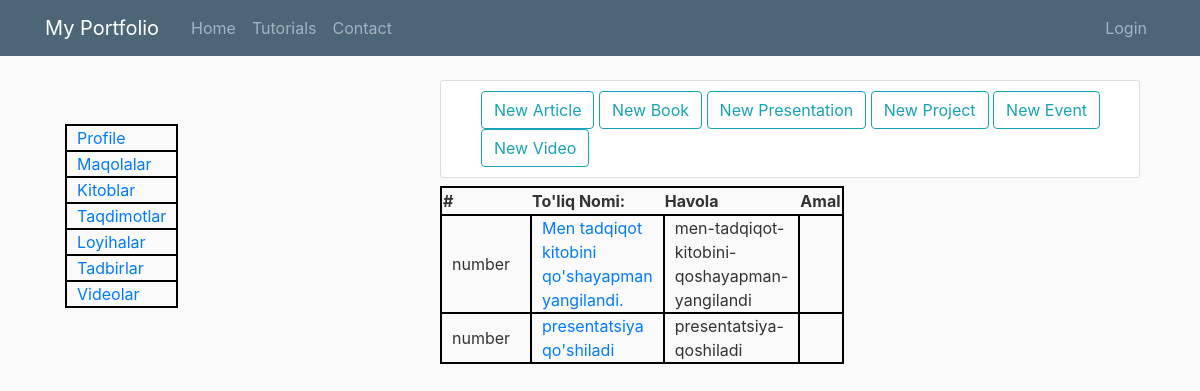
The page /presentations/ on the database as committed earlier.
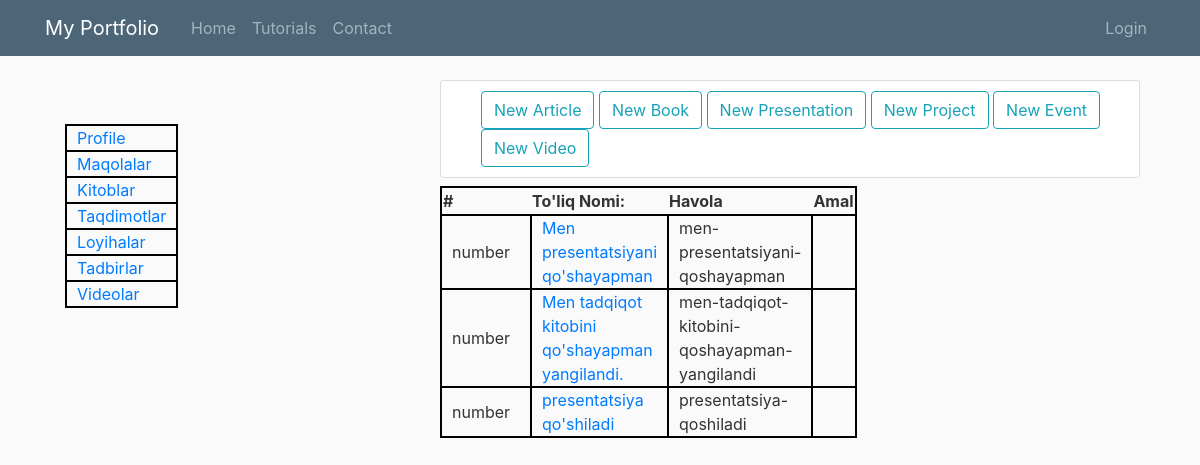
The same page on the database as committed later.
### presentations/models.py (models this page shows, shortened)
class Presentations(models.Model):
    name = models.CharField(max_length=700)
    file = models.FileField(blank=True, upload_to="presentations")
    slug = models.SlugField(null=False, unique=True, max_length=700)
    link = models.URLField(blank=True, null=True)
    author = models.ForeignKey(User, on_delete=models.CASCADE)
    pub_date = models.DateTimeField(auto_now_add=True)
    up_date = models.DateTimeField(auto_now=True)
    class Meta:
        verbose_name = 'Presentation'
        verbose_name_plural = 'Presentations'

### presentations/views.py (the view)
# urls.py: path('', PresentationsList.as_view(), name="presentations"),
class PresentationsList(ListView):
    model = Presentations
    template_name = 'articles.html'
    ordering = ['-up_date']
    context_object_name = 'objects'

### templatetags/class_name.py (called while the page is built)
@register.filter()
def class_name(value):
    return value.__class__.__name__

### templates/articles.html (shortened to what this page needs)
{% extends 'base.html' %}
{% load class_name %}
{% block content %}
<div class="content-section">
    <ul name="My works" id="myworks">
        <ls value="article"><a style="text-align: right;" href="{% url 'articles_create' %}" class="btn btn-outline-info">New Article</a></ls>
        <ls value="book"><a style="text-align: right;" href="{% url 'books_create' %}" class="btn btn-outline-info">New Book</a></ls>
        <ls value="presentation"><a style="text-align: right;" href="{% url 'presentations_create' %}" class="btn btn-outline-info">New Presentation</a></ls>
        <ls value="project"><a style="text-align: right;" href="{% url 'projects_create' %}" class="btn btn-outline-info">New Project</a></ls>
        <ls value="event"><a style="text-align: right;" href="{% url 'events_create' %}" class="btn btn-outline-info">New Event</a></ls>
        <ls value="video"><a style="text-align: right;" href="{% url 'videos_create' %}" class="btn btn-outline-info">New Video</a></ls>
    </ul>
</div>
<table>
    <tr>
        <th>#</th>
        <th>To'liq Nomi:</th>
        <th>Havola</th>
        <th>Amal</th>
    </tr>
    {% for article in objects %}
        {% with article|class_name as klass %}
        <tr>
            <td>number</td>
            {% if article.file %}
            <td><a href='{{ article.file.url }}' download>{{ article.name}}</a></td>
            {% elif article.link %}
            <td><a href="{{ article.link }}">Havola</a></td>
            {% endif %}
            <td>{{ article.slug }}</td>
        </tr>
        {% endwith %}
    {% endfor %}
</table>
{% endblock %}

Rows that differ between the two databases and show on the page:
added Presentations: name "Men presentatsiyani qo'shayapman", slug "men-presentatsiyani-qoshayapman"
